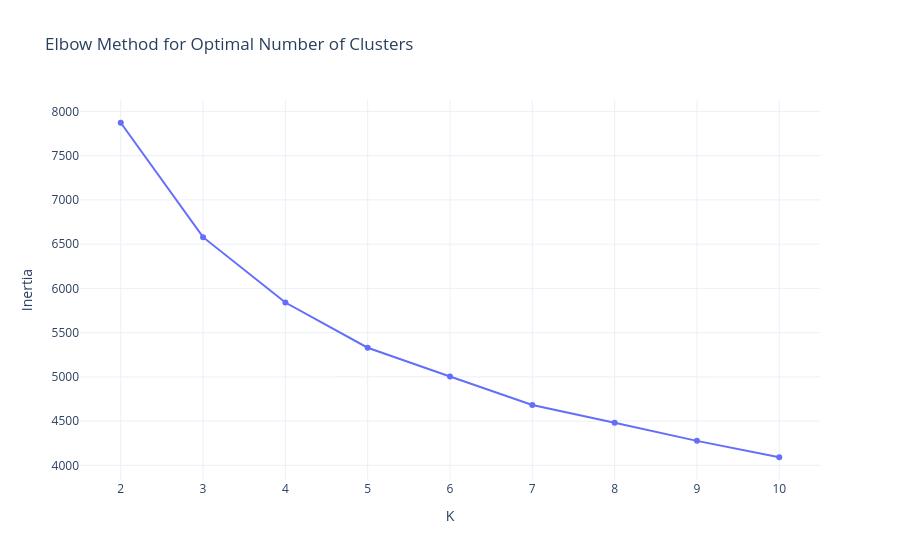

Write notebook code for a chart like this one.
### Code cell
inertia = []

k_values = range(2, 11)

for k in k_values:
    model = KMeans(
        n_clusters=k,
        random_state=42,
        n_init=10
    )
    model.fit(X)
    inertia.append(model.inertia_)

elbow_df = pd.DataFrame({
    'K': list(k_values),
    'Inertia': inertia
})

fig = px.line(
    elbow_df,
    x='K',
    y='Inertia',
    markers=True,
    title='Elbow Method for Optimal Number of Clusters'
)

fig.update_layout(template='plotly_white')

fig.show()

fig.write_image(
    '../reports/figures/clustering/elbow_method.png',
    scale=3,
    width=1200,
    height=700
)

print('Saved: reports/figures/clustering/elbow_method.png')

### Figure 1 — Plotly figure (JSON) as saved in the notebook; plotly's stock layout.template omitted (floating-point values rounded to 4 significant figures)
{"data": [{"hovertemplate": "K=%{x}<br>Inertia=%{y}<extra></extra>", "legendgroup": "", "line": {"color": "#636efa", "dash": "solid"}, "marker": {"symbol": "circle"}, "mode": "lines+markers", "name": "", "orientation": "v", "showlegend": false, "type": "scatter", "x": [2, 3, 4, 5, 6, 7, 8, 9, 10], "xaxis": "x", "y": [7872.0, 6579.0, 5840.0, 5329.0, 5004.0, 4682.0, 4482.0, 4277.0, 4092.0], "yaxis": "y"}], "layout": {"legend": {"tracegroupgap": 0}, "title": {"text": "Elbow Method for Optimal Number of Clusters"}, "xaxis": {"anchor": "y", "domain": [0, 1], "title": {"text": "K"}}, "yaxis": {"anchor": "x", "domain": [0, 1], "title": {"text": "Inertia"}}}}
